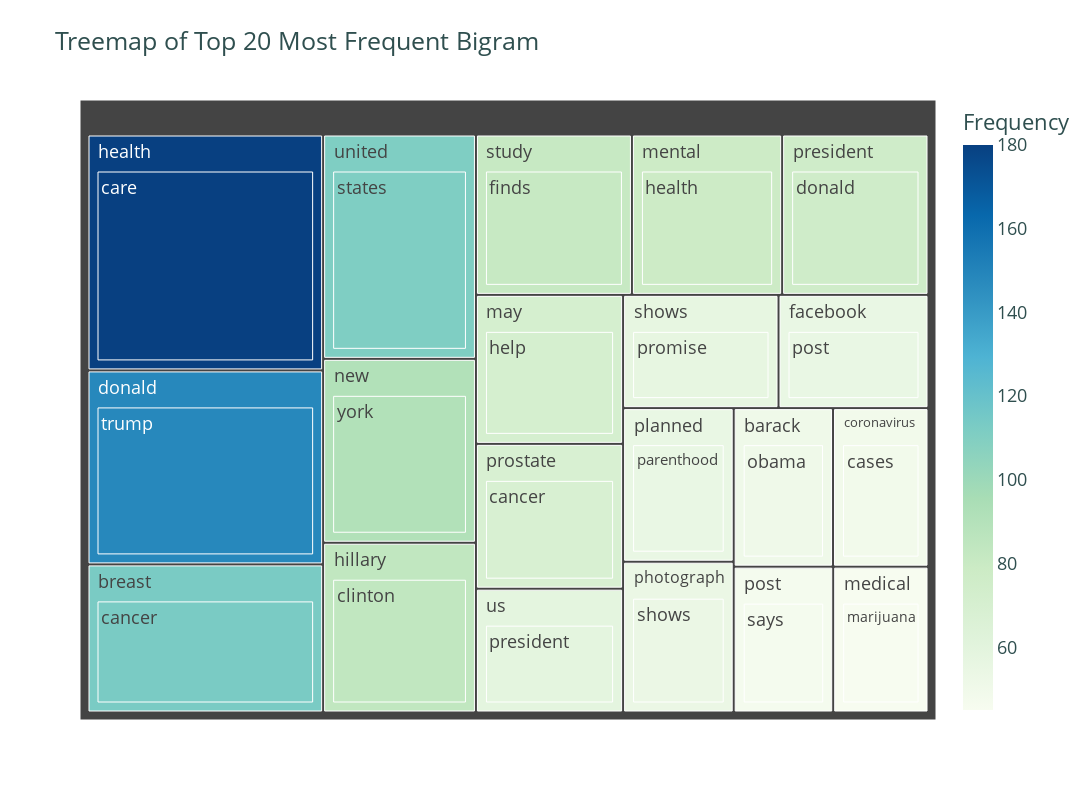

The cell this chart's notebook holds for it:
### Code cell
# Plot a treemap of the top 20 most frequent bigrams using Plotly
ploty_treemap(bigram_df, "Bigram")

### Figure 1 — Plotly figure (JSON) as saved in the notebook; plotly's stock layout.template omitted (floating-point values rounded to 4 significant figures)
{"data": [{"branchvalues": "total", "customdata": [[113], [69], [180], [49], [84], [76], [81], [78], [71], [45], [51], [55], [55], [59], [57], [47], [54], [111], [148], [91], [51], [113], [49], [148], [55], [180], [84], [71], [45], [78], [91], [54], [55], [47], [76], [69], [57], [81], [111], [59]], "domain": {"x": [0, 1], "y": [0, 1]}, "hovertemplate": "labels=%{label}<br>Frequency_sum=%{value}<br>parent=%{parent}<br>id=%{id}<br>Frequency=%{color}<extra></extra>", "ids": ["breast/cancer", "prostate/cancer", "health/care", "coronavirus/cases", "hillary/clinton", "president/donald", "study/finds", "mental/health", "may/help", "medical/marijuana", "barack/obama", "planned/parenthood", "facebook/post", "us/president", "shows/promise", "post/says", "photograph/shows", "united/states", "donald/trump", "new/york", "barack", "breast", "coronavirus", "donald", "facebook", "health", "hillary", "may", "medical", "mental", "new", "photograph", "planned", "post", "president", "prostate", "shows", "study", "united", "us"], "labels": ["cancer", "cancer", "care", "cases", "clinton", "donald", "finds", "health", "help", "marijuana", "obama", "parenthood", "post", "president", "promise", "says", "shows", "states", "trump", "york", "barack", "breast", "coronavirus", "donald", "facebook", "health", "hillary", "may", "medical", "mental", "new", "photograph", "planned", "post", "president", "prostate", "shows", "study", "united", "us"], "marker": {"coloraxis": "coloraxis", "colors": [113, 69, 180, 49, 84, 76, 81, 78, 71, 45, 51, 55, 55, 59, 57, 47, 54, 111, 148, 91, 51, 113, 49, 148, 55, 180, 84, 71, 45, 78, 91, 54, 55, 47, 76, 69, 57, 81, 111, 59]}, "name": "", "parents": ["breast", "prostate", "health", "coronavirus", "hillary", "president", "study", "mental", "may", "medical", "barack", "planned", "facebook", "us", "shows", "post", "photograph", "united", "donald", "new", "", "", "", "", "", "", "", "", "", "", "", "", "", "", "", "", "", "", "", ""], "type": "treemap", "values": [113, 69, 180, 49, 84, 76, 81, 78, 71, 45, 51, 55, 55, 59, 57, 47, 54, 111, 148, 91, 51, 113, 49, 148, 55, 180, 84, 71, 45, 78, 91, 54, 55, 47, 76, 69, 57, 81, 111, 59]}], "layout": {"coloraxis": {"colorbar": {"title": {"text": "Frequency"}}, "colorscale": [[0, "rgb(247,252,240)"], [0.125, "rgb(224,243,219)"], [0.25, "rgb(204,235,197)"], [0.375, "rgb(168,221,181)"], [0.5, "rgb(123,204,196)"], [0.625, "rgb(78,179,211)"], [0.75, "rgb(43,140,190)"], [0.875, "rgb(8,104,172)"], [1, "rgb(8,64,129)"]]}, "font": {"color": "DarkSlateGray", "size": 18}, "height": 800, "legend": {"tracegroupgap": 0}, "title": {"text": "Treemap of Top 20 Most Frequent Bigram"}, "width": 1600}}
